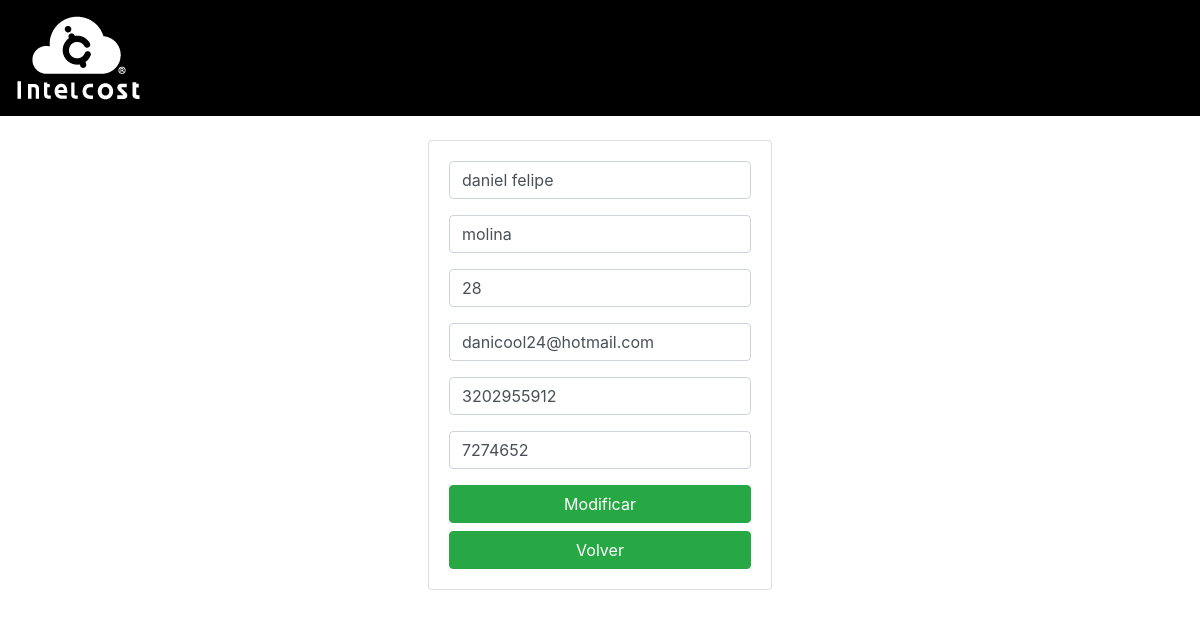
Screenshot of /editar.php?id=1 with the database file from the repository.
### tables this page shows
CREATE TABLE `proveedores` (
  `id` int(11) NOT NULL,
  `nombres` varchar(60) NOT NULL,
  `apellidos` varchar(60) NOT NULL,
  `edad` smallint(6) NOT NULL,
  `correp_electronico` varchar(150) NOT NULL,
  `celular` bigint(20) NOT NULL,
  `telefono` varchar(20) DEFAULT NULL,
  `registro` datetime NOT NULL DEFAULT current_timestamp()
);

### editar.php (the view, shortened to what this page needs)
<?php
include("conexion.php");
if (isset($_GET["id"])) {
    $id = $_GET["id"];
    $query = "SELECT * FROM proveedores WHERE id=$id;";
    $resultado = mysqli_query($con, $query);
    if (mysqli_num_rows($resultado) == 1) {
        $fila = mysqli_fetch_array($resultado);
        $nombres = $fila["nombres"];
        $apellidos = $fila["apellidos"];
        $edad = $fila["edad"];
        $correo = $fila["correp_electronico"];
        $cel = $fila["celular"];
        $tel = $fila["telefono"];
    }
}
?>
<?php include("include/header.php") ?>
<div <div class="container p-4">
    <div class="row">
        <div class="col-md-4 mx-auto">
            <div class="card card-body">
                <form action="editar.php?id=<?php echo $_GET["id"]; ?>" method="POST">
                    <div class="form-group">
                        <input type="text" name="nombres" class="form-control" value="<?php echo $nombres; ?>" maxlength="60" placeholder="Nombre" autofocus required onkeyup="this.value = Text(this.value)" value="">
                    </div>
                    <div class="form-group">
                        <input type="text" name="apellidos" class="form-control" value="<?php echo $apellidos; ?>" maxlength="60" placeholder="Apellidos" required onkeyup="this.value = Text(this.value)" value="">
                    </div>
                    <div class="form-group">
                        <input type="text" name="edad" class="form-control" value="<?php echo $edad; ?>" placeholder="Edad" onkeyup="this.value = Num(this.value)" maxlength="2" required>
                    </div>
                    <div class="form-group">
                        <input type="text" name="correo" class="form-control" value="<?php echo $correo; ?>" placeholder="correo electronico" required>
                    </div>
                    <div class="form-group">
                        <input type="text" name="celular" class="form-control" value="<?php echo $cel; ?>" placeholder="celular" minlength="10" maxlength="10" required onkeyup="this.value = Num(this.value)">
                    </div>
                    <div class="form-group">
                        <input type="text" name="telefono" class="form-control" value="<?php echo $tel;  ?>" placeholder="telefono" maxlength="20" onkeyup="this.value = Num(this.value)">
                    </div>
                    <button class="btn btn-success btn-block" name="guardar" onclick="confirmacion(this.form)">Modificar</button>
                    <a href="index.php" class="btn btn-success btn-block">Volver</a>
                </form>
            </div>
        </div>
    </div>
</div>
<?php include("include/pie_pagina.php") ?>

### rows the page displays
proveedores: nombres "daniel felipe", apellidos "molina", edad "28", correo "danicool24@hotmail.com", celular "3202955912", telefono "7274652"
